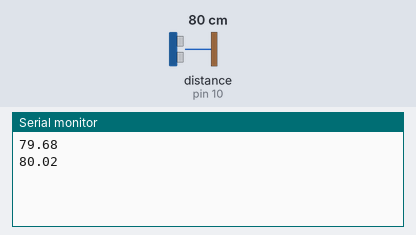
Recording of a sketch running on a simulated Arduino Uno, built with avr-gcc and run on an emulated ATmega328P. Shown: the last lines printed to the serial monitor. Wiring (inferred from the names in the program): ultrasonic range finder: trigger pin 9; echo pin 10. The test bench sets the inputs (shaded band); at power-on: distance to the obstacle (sensor on pin 10) 80 cm. The echo pulse lasts 58.3 µs per cm.

Above: at 2.8 s.
2.9 s: distance to the obstacle (sensor on pin 10) set to 2 cm
At 5.2 s:
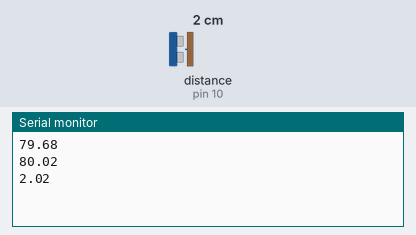
5.6 s: distance to the obstacle (sensor on pin 10) set to 4 cm
At 7.0 s:
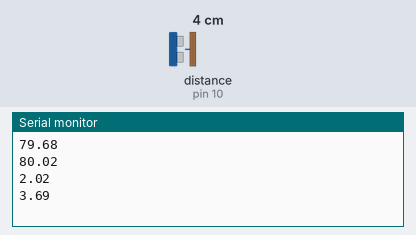
Timing chart, 0 to 8.6 s (numbered marks = the images above; inputs shaded):
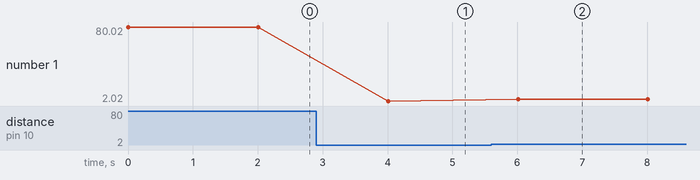

Measured:
- after the input at 2.9 s, the serial monitor: prints a new line after 1.1 s (image 1)
- after the input at 5.6 s, the serial monitor: prints a new line after 0.41 s (image 2)
- plotted number 1: 80.02 → 2.02 after the input at 2.9 s, 2.02 → 3.69 after the input at 5.6 s

The sketch:

sketch_apr10a.ino
```cpp
const int triggerPin = 9;
const int echoPin = 10;

void setup() {
  Serial.begin(9600);
  pinMode(triggerPin, OUTPUT);
  pinMode(echoPin, INPUT);
}

void loop() {
  long duration;
  float distance;

  digitalWrite(triggerPin, LOW);
  delayMicroseconds(2);

  digitalWrite(triggerPin, HIGH);
  delayMicroseconds(10);
  digitalWrite(triggerPin, LOW);

  duration = pulseIn(echoPin, HIGH);

  distance = (duration * 0.0343) / 2;

  Serial.println(distance);

  delay(2000);
}
```
